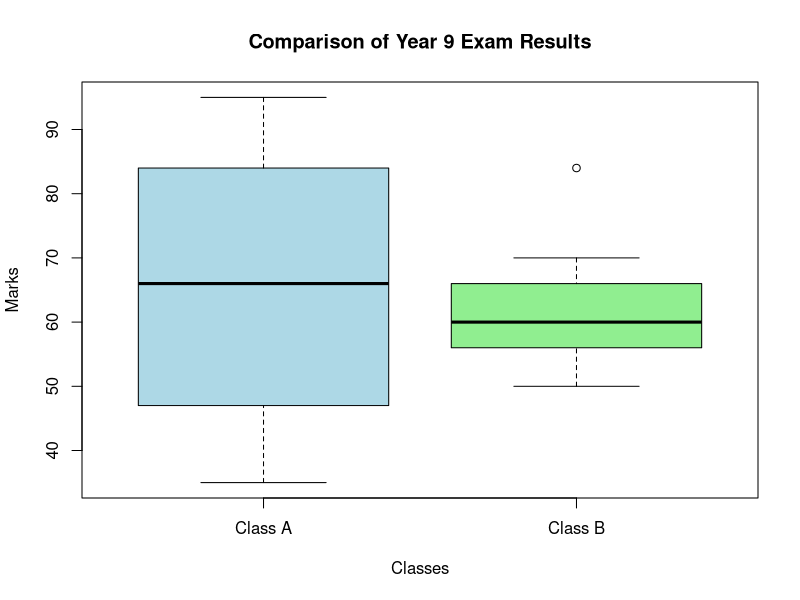

R code for this plot:

# Experiment 3: Compare Class A and Class B

# Enter the marks
A <- c(76, 35, 47, 64, 95, 66, 89, 36, 84)
B <- c(51, 56, 84, 60, 59, 70, 63, 66, 50)

# (i) Calculate mean, median, and range
cat("Class A Mean:", mean(A), "\n")
cat("Class A Median:", median(A), "\n")
cat("Class A Range:", diff(range(A)), "\n")

cat("Class B Mean:", mean(B), "\n")
cat("Class B Median:", median(B), "\n")
cat("Class B Range:", diff(range(B)), "\n")

# (ii) Draw boxplot
boxplot(A, B,
        names = c("Class A", "Class B"),
        main = "Comparison of Year 9 Exam Results",
        xlab = "Classes",
        ylab = "Marks",
        col = c("lightblue", "lightgreen"))

# Display summary statistics
summary(A)
summary(B)
